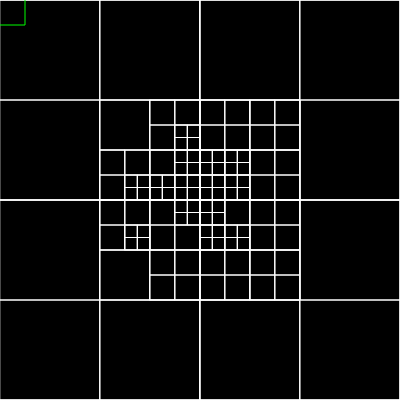
Frame 1 (no input)
Frame 60 (no input): identical to frame 1, image omitted
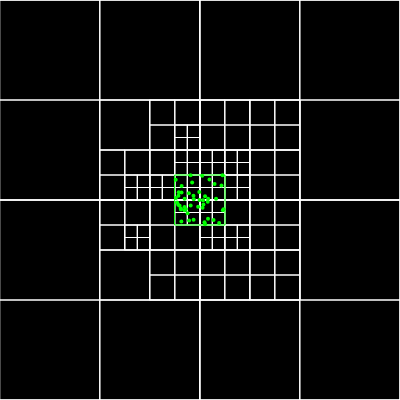
Frame 120 (the mouse pressed at the canvas centre since frame 60)

The p5.js sketch that drew these frames (run headless with seeded random() and noise() and a simulated clock; from frame 60 on, the mouse is pressed at the canvas centre):

// p5.js sketch
// ── sketch.js
let qtree;

function setup() {
  createCanvas(400, 400);

  let boundary = new Rectangle(200, 200, 200, 200);
  qtree = new QuardTree(boundary, 4);
  console.log(qtree);
  // if (mouseIsPressed) {
  //   for (let i = 0; i < 5; i++) {
  //     let m = new Point(mouseX + random(-5, 5), mouseY + random(-5, 5));
  //     qtree.insert(m);
  //   }
  // }
  for (let i = 0; i < 300; i++) {
    let x = randomGaussian(width / 2, width / 8);
    let y = randomGaussian(height / 2, height / 8);
    let p = new Point(x, y);
    qtree.insert(p);
  }
}

function draw() {
  background(0);
  qtree.show();

  stroke(0, 255, 0);
  rectMode(CENTER);
  let range = new Rectangle(mouseX, mouseY, 25, 25);
  rect(range.x, range.y, range.w * 2, range.h * 2);
  let points = [];
  qtree.query(range, points);
  for (let p of points) {
    strokeWeight(4);
    point(p.x, p.y);
  }
}

// ── qurdtree.js
class Point {
  constructor(x, y) {
    this.x = x;
    this.y = y;
  }
}

class Rectangle {
  constructor(x, y, w, h) {
    this.x = x;
    this.y = y;
    this.w = w;
    this.h = h;
  }
  contains(point) {
    return (
      point.x >= this.x - this.w &&
      point.x <= this.x + this.w &&
      point.y >= this.y - this.h &&
      point.y <= this.y + this.h
    );
  }
  intersects(range) {
    return !(
      range.x - range.w > this.x + this.w ||
      range.x + range.w < this.x - this.w ||
      range.y - range.h > this.y + this.h ||
      range.y + range.h < this.y - this.h
    );
  }
}

class QuardTree {
  constructor(boundary, n) {
    this.boundary = boundary;
    this.capacity = n;
    this.points = [];
  }

  subdivide() {
    let x = this.boundary.x;
    let y = this.boundary.y;
    let w = this.boundary.w;
    let h = this.boundary.h;

    let ne = new Rectangle(x + w / 2, y - h / 2, w / 2, h / 2);
    let nw = new Rectangle(x - w / 2, y - h / 2, w / 2, h / 2);
    let se = new Rectangle(x + w / 2, y + h / 2, w / 2, h / 2);
    let sw = new Rectangle(x - w / 2, y + h / 2, w / 2, h / 2);
    this.northeast = new QuardTree(ne, this.capacity);
    this.northwest = new QuardTree(nw, this.capacity);
    this.southeast = new QuardTree(se, this.capacity);
    this.southwest = new QuardTree(sw, this.capacity);
    this.divided = true;
  }

  insert(point) {
    if (!this.boundary.contains(point)) {
      return;
    }

    if (this.points.length < this.capacity) {
      this.points.push(point);
      return true;
    } else {
      if (!this.divided) {
        this.subdivide();
        this.divided = true;
      }

      if (this.northeast.insert(point)) {
        return true;
      } else if (this.northwest.insert(point)) {
        return true;
      } else if (this.southeast.insert(point)) {
        return true;
      } else if (this.southwest.insert(point)) {
        return true;
      }
    }
  }

  query(range, found) {
    if (!found) {
      found = [];
    }
    if (!this.boundary.intersects(range)) {
      //empty array
      return;
    } else {
      for (let p of this.points) {
        if (range.contains(p)) {
          found.push(p);
        }
      }

      if (this.divided) {
        this.northwest.query(range, found);
        this.northeast.query(range, found);
        this.southwest.query(range, found);
        this.southeast.query(range, found);
      }
    }
    return found;
  }

  show() {
    stroke(255);
    strokeWeight(1);
    noFill();
    rectMode(CENTER);
    rect(
      this.boundary.x,
      this.boundary.y,
      this.boundary.w * 2,
      this.boundary.h * 2
    );

    if (this.divided) {
      this.northeast.show();
      this.northwest.show();
      this.southeast.show();
      this.southwest.show();
    }

    // for (let p of this.points) {
    //   strokeWeight(4);
    //   point(p.x, p.y);
    // }
  }
}
